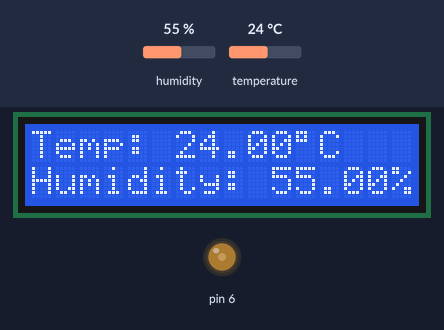
The sketch below on a simulated Arduino Uno, built with avr-gcc and run on an emulated ATmega328P. On the bench: 16×2 character LCD, output pins drawn as LEDs (lit = HIGH). Wiring (inferred from the names in the program): DHT11 sensor: data pin 7. Inputs (shaded band) come from the test bench; at power-on: humidity 55 %, temperature 24 °C.

Above: at 1.2 s.
1.3 s: humidity set to 22 %
At 4.1 s:
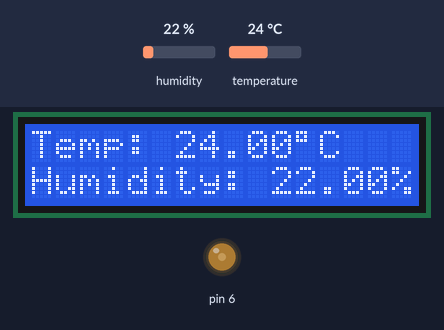
7.8 s: temperature set to 12 °C
At 10.0 s:
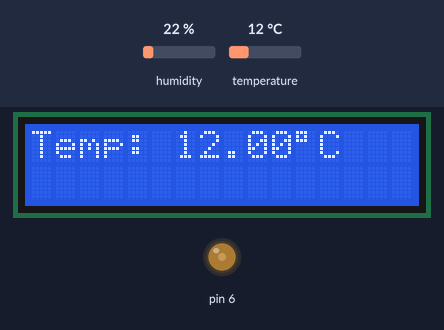
10.8 s: humidity set to 40 %
At 13.1 s:
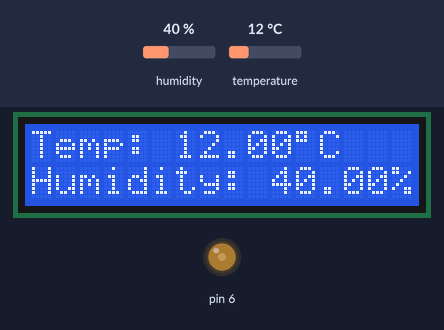
13.9 s: temperature set to 19 °C
At 16.5 s:
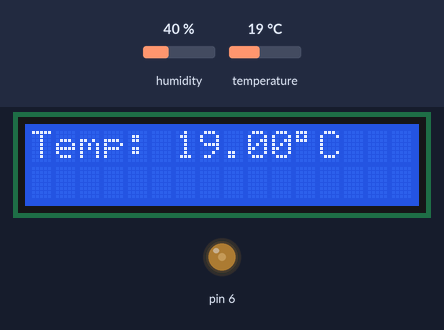
Timing chart, 0 to 18.0 s (numbered marks = the images above; inputs shaded):
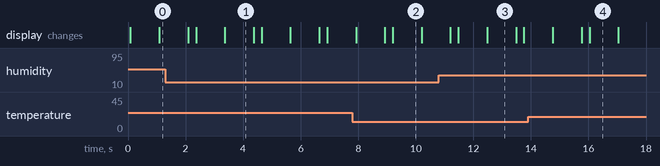

The sketch:

sketch_jan8c_Temp_Sensor.ino
```cpp
#include <dht.h>
#include <LiquidCrystal.h>
int Contrast=76;
LiquidCrystal lcd(12, 11, 5, 4, 3, 2);

dht DHT;

#define DHT11_PIN 7

void setup(){
  analogWrite(6,Contrast);
  lcd.begin(16, 2);
  Serial.begin(9600);
}

void loop(){
  int chk = DHT.read11(DHT11_PIN);
  lcd.setCursor(0,0);
  lcd.print("Temp: ");
  lcd.print(DHT.temperature);
  lcd.print((char)223);
  lcd.print("C");
  delay(1000);
  lcd.setCursor(0,1);
  lcd.print("Humidity: ");
  lcd.print(DHT.humidity);
  lcd.print("%");
  delay(1000);
  lcd.clear();
  delay(250);
  //delay(1000);

  /*int chk = DHT.read11(DHT11_PIN);
  Serial.print("Temperature = ");
  Serial.println(DHT.temperature);
  Serial.print("Humidity = ");
  Serial.println(DHT.humidity);
  delay(1000);*/
}
```

Measured:
- what the display in image 1 shows lasts 1.0 s, from 3.4 s to 4.4 s
